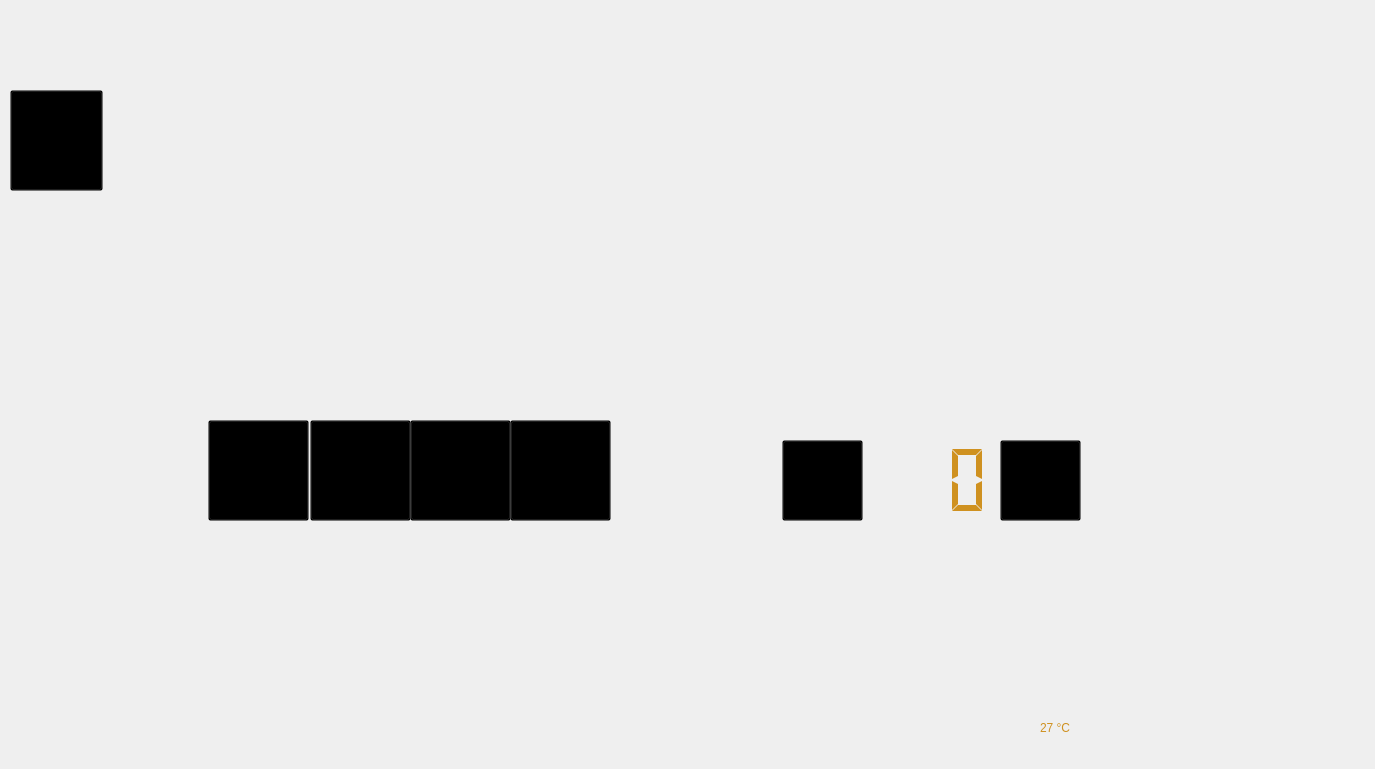
    <widget class="QWidget" name="Painel_audio">
     <widget class="QLabel" name="fundo3">
      <property name="geometry">
       <rect>
        <x>0</x>
        <y>0</y>
        <width>1366</width>
        <height>760</height>
       </rect>
      </property>
      <property name="styleSheet">
       <string notr="true"/>
      </property>
      <property name="text">
       <string/>
      </property>
      <property name="pixmap">
       <pixmap>../Projeto_design/Fundo3.png</pixmap>
      </property>
     </widget>
     <widget class="QPushButton" name="Voltar_audio">
      <property name="geometry">
       <rect>
        <x>10</x>
        <y>90</y>
        <width>93</width>
        <height>101</height>
       </rect>
      </property>
      <property name="styleSheet">
       <string notr="true">background-color:transparent;</string>
      </property>
      <property name="text">
       <string/>
      </property>
     </widget>
     <widget class="QLabel" name="nome_est">
      <property name="geometry">
       <rect>
        <x>360</x>
        <y>200</y>
        <width>531</width>
        <height>131</height>
       </rect>
      </property>
      <property name="styleSheet">
       <string notr="true">font: 75 72pt &quot;Agency FB&quot;;



</string>
      </property>
      <property name="text">
       <string/>
      </property>
     </widget>
     <widget class="QPushButton" name="passar_est">
      <property name="geometry">
       <rect>
        <x>410</x>
        <y>420</y>
        <width>101</width>
        <height>101</height>
       </rect>
      </property>
      <property name="styleSheet">
       <string notr="true">background-color:transparent;
</string>
      </property>
      <property name="text">
       <string/>
      </property>
     </widget>
     <widget class="QPushButton" name="voltar_est">
      <property name="geometry">
       <rect>
        <x>510</x>
        <y>420</y>
        <width>101</width>
        <height>101</height>
       </rect>
      </property>
      <property name="styleSheet">
       <string notr="true">background-color:transparent;
</string>
      </property>
      <property name="text">
       <string/>
      </property>
     </widget>
     <widget class="QLCDNumber" name="tela_volume">
      <property name="geometry">
       <rect>
        <x>870</x>
        <y>440</y>
        <width>121</width>
        <height>81</height>
       </rect>
      </property>
      <property name="contextMenuPolicy">
       <enum>Qt::DefaultContextMenu</enum>
      </property>
      <property name="layoutDirection">
       <enum>Qt::LeftToRight</enum>
      </property>
      <property name="autoFillBackground">
       <bool>false</bool>
      </property>
      <property name="styleSheet">
       <string notr="true">color:#cf9120;

border-color: rgb(0, 0, 0);</string>
      </property>
      <property name="lineWidth">
       <number>0</number>
      </property>
      <property name="smallDecimalPoint">
       <bool>false</bool>
      </property>
      <property name="digitCount">
       <number>3</number>
      </property>
      <property name="mode">
       <enum>QLCDNumber::Dec</enum>
      </property>
      <property name="segmentStyle">
       <enum>QLCDNumber::Flat</enum>
      </property>
      <property name="value" stdset="0">
       <double>0.000000000000000</double>
      </property>
     </widget>
     <widget class="QPushButton" name="siminui_vol">
      <property name="geometry">
       <rect>
        <x>782</x>
        <y>440</y>
        <width>81</width>
        <height>81</height>
       </rect>
      </property>
      <property name="styleSheet">
       <string notr="true">background-color: transparent;</string>
      </property>
      <property name="text">
       <string/>
      </property>
     </widget>
     <widget class="QPushButton" name="aumenta_vol">
      <property name="geometry">
       <rect>
        <x>1000</x>
        <y>440</y>
        <width>81</width>
        <height>81</height>
       </rect>
      </property>
      <property name="styleSheet">
       <string notr="true">background-color: transparent;</string>
      </property>
      <property name="text">
       <string/>
      </property>
     </widget>
     <widget class="QPushButton" name="play">
      <property name="geometry">
       <rect>
        <x>208</x>
        <y>420</y>
        <width>101</width>
        <height>101</height>
       </rect>
      </property>
      <property name="styleSheet">
       <string notr="true">background-color:transparent;</string>
      </property>
      <property name="text">
       <string/>
      </property>
     </widget>
     <widget class="QPushButton" name="pause">
      <property name="geometry">
       <rect>
        <x>310</x>
        <y>420</y>
        <width>101</width>
        <height>101</height>
       </rect>
      </property>
      <property name="styleSheet">
       <string notr="true">background-color:transparent;</string>
      </property>
      <property name="text">
       <string/>
      </property>
     </widget>
     <widget class="QLabel" name="radio_sit">
      <property name="geometry">
       <rect>
        <x>940</x>
        <y>200</y>
        <width>111</width>
        <height>131</height>
       </rect>
      </property>
      <property name="text">
       <string/>
      </property>
      <property name="scaledContents">
       <bool>false</bool>
      </property>
     </widget>
     <widget class="QLabel" name="exibe_temp_audio">
      <property name="geometry">
       <rect>
        <x>1040</x>
        <y>713</y>
        <width>60</width>
        <height>30</height>
       </rect>
      </property>
      <property name="styleSheet">
       <string notr="true">color: #cf9120;
font: 75 20pt &quot;Agency FB&quot;;</string>
      </property>
      <property name="text">
       <string>27 °C</string>
      </property>
     </widget>
     <widget class="QLabel" name="hora_audio">
      <property name="geometry">
       <rect>
        <x>680</x>
        <y>670</y>
        <width>110</width>
        <height>30</height>
       </rect>
      </property>
      <property name="styleSheet">
       <string notr="true">color:#cf9120;
font: 75 20pt &quot;Agency FB&quot;;</string>
      </property>
      <property name="text">
       <string/>
      </property>
     </widget>
     <widget class="QLabel" name="data_audio">
      <property name="geometry">
       <rect>
        <x>680</x>
        <y>713</y>
        <width>110</width>
        <height>30</height>
       </rect>
      </property>
      <property name="styleSheet">
       <string notr="true">color:#cf9120;
font: 75 20pt &quot;Agency FB&quot;;</string>
      </property>
      <property name="text">
       <string/>
      </property>
     </widget>
    </widget>
